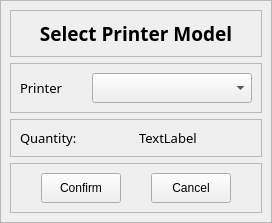
<?xml version="1.0" encoding="UTF-8"?>
<ui version="4.0">
 <class>Form</class>
 <widget class="QWidget" name="Form">
  <property name="geometry">
   <rect>
    <x>0</x>
    <y>0</y>
    <width>270</width>
    <height>217</height>
   </rect>
  </property>
  <property name="windowTitle">
   <string>Form</string>
  </property>
  <layout class="QVBoxLayout" name="verticalLayout">
   <property name="spacing">
    <number>0</number>
   </property>
   <property name="leftMargin">
    <number>0</number>
   </property>
   <property name="topMargin">
    <number>0</number>
   </property>
   <property name="rightMargin">
    <number>0</number>
   </property>
   <property name="bottomMargin">
    <number>0</number>
   </property>
   <item>
    <widget class="QFrame" name="print_frame">
     <property name="frameShape">
      <enum>QFrame::StyledPanel</enum>
     </property>
     <property name="frameShadow">
      <enum>QFrame::Raised</enum>
     </property>
     <layout class="QVBoxLayout" name="verticalLayout_2">
      <item>
       <widget class="QFrame" name="frame_2">
        <property name="frameShape">
         <enum>QFrame::StyledPanel</enum>
        </property>
        <property name="frameShadow">
         <enum>QFrame::Raised</enum>
        </property>
        <layout class="QVBoxLayout" name="verticalLayout_3">
         <item>
          <widget class="QLabel" name="label">
           <property name="font">
            <font>
             <family>Cascadia Code</family>
             <pointsize>14</pointsize>
             <weight>75</weight>
             <bold>true</bold>
            </font>
           </property>
           <property name="mouseTracking">
            <bool>true</bool>
           </property>
           <property name="layoutDirection">
            <enum>Qt::LeftToRight</enum>
           </property>
           <property name="text">
            <string>Select Printer Model</string>
           </property>
           <property name="alignment">
            <set>Qt::AlignCenter</set>
           </property>
          </widget>
         </item>
        </layout>
       </widget>
      </item>
      <item>
       <widget class="QFrame" name="frame_3">
        <property name="frameShape">
         <enum>QFrame::StyledPanel</enum>
        </property>
        <property name="frameShadow">
         <enum>QFrame::Raised</enum>
        </property>
        <layout class="QHBoxLayout" name="horizontalLayout">
         <item>
          <widget class="QLabel" name="label_2">
           <property name="font">
            <font>
             <family>Rockwell</family>
             <pointsize>10</pointsize>
             <weight>50</weight>
             <bold>false</bold>
            </font>
           </property>
           <property name="text">
            <string>Printer</string>
           </property>
          </widget>
         </item>
         <item>
          <widget class="QComboBox" name="priner_cbb">
           <property name="minimumSize">
            <size>
             <width>160</width>
             <height>30</height>
            </size>
           </property>
           <property name="font">
            <font>
             <family>Rockwell</family>
             <pointsize>10</pointsize>
             <weight>75</weight>
             <bold>true</bold>
            </font>
           </property>
          </widget>
         </item>
        </layout>
       </widget>
      </item>
      <item>
       <widget class="QFrame" name="frame_5">
        <property name="frameShape">
         <enum>QFrame::StyledPanel</enum>
        </property>
        <property name="frameShadow">
         <enum>QFrame::Raised</enum>
        </property>
        <layout class="QHBoxLayout" name="horizontalLayout_3">
         <item>
          <widget class="QLabel" name="label_3">
           <property name="font">
            <font>
             <family>Rockwell</family>
             <pointsize>10</pointsize>
            </font>
           </property>
           <property name="text">
            <string>Quantity:</string>
           </property>
          </widget>
         </item>
         <item>
          <widget class="QLabel" name="num_record">
           <property name="font">
            <font>
             <family>Rockwell</family>
             <pointsize>10</pointsize>
            </font>
           </property>
           <property name="text">
            <string>TextLabel</string>
           </property>
          </widget>
         </item>
        </layout>
       </widget>
      </item>
      <item>
       <widget class="QFrame" name="frame_4">
        <property name="frameShape">
         <enum>QFrame::StyledPanel</enum>
        </property>
        <property name="frameShadow">
         <enum>QFrame::Raised</enum>
        </property>
        <layout class="QHBoxLayout" name="horizontalLayout_2">
         <property name="spacing">
          <number>30</number>
         </property>
         <property name="leftMargin">
          <number>30</number>
         </property>
         <property name="rightMargin">
          <number>30</number>
         </property>
         <item>
          <widget class="QPushButton" name="confirm_print_btn">
           <property name="minimumSize">
            <size>
             <width>0</width>
             <height>30</height>
            </size>
           </property>
           <property name="text">
            <string>Confirm</string>
           </property>
          </widget>
         </item>
         <item>
          <widget class="QPushButton" name="cancel_print_btn">
           <property name="minimumSize">
            <size>
             <width>0</width>
             <height>30</height>
            </size>
           </property>
           <property name="text">
            <string>Cancel</string>
           </property>
          </widget>
         </item>
        </layout>
       </widget>
      </item>
     </layout>
    </widget>
   </item>
  </layout>
 </widget>
 <resources/>
 <connections/>
</ui>
